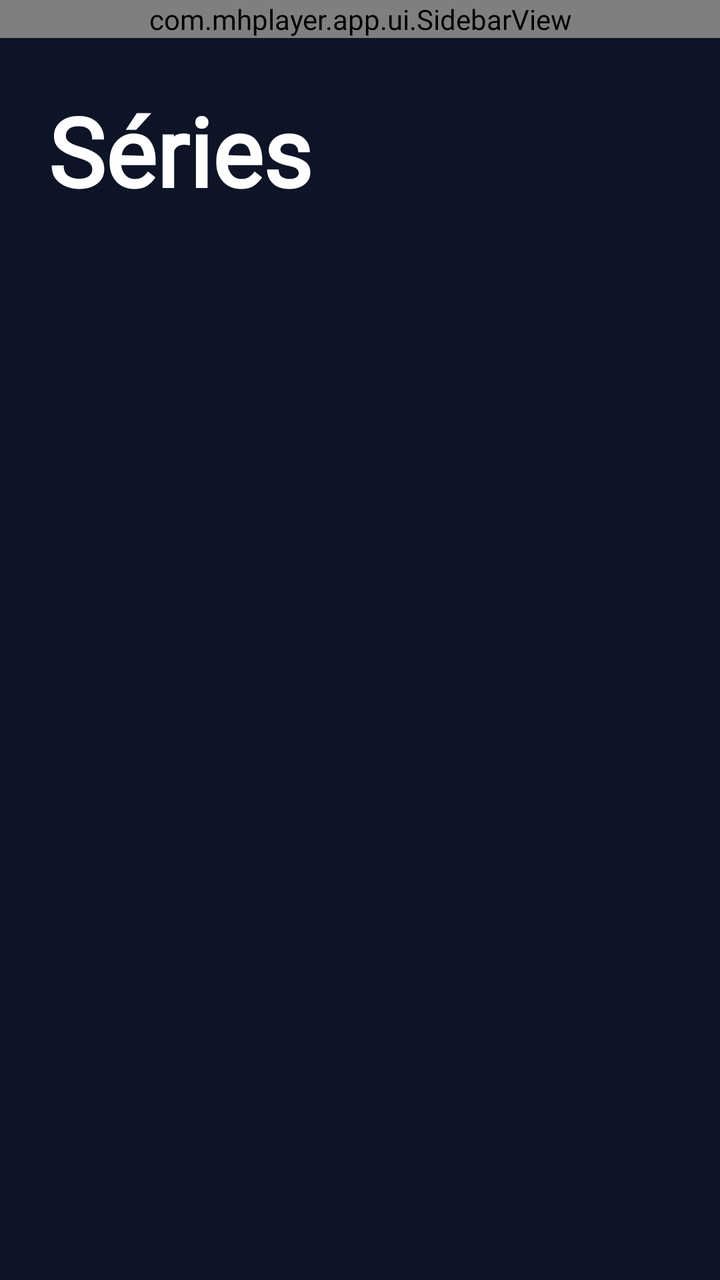
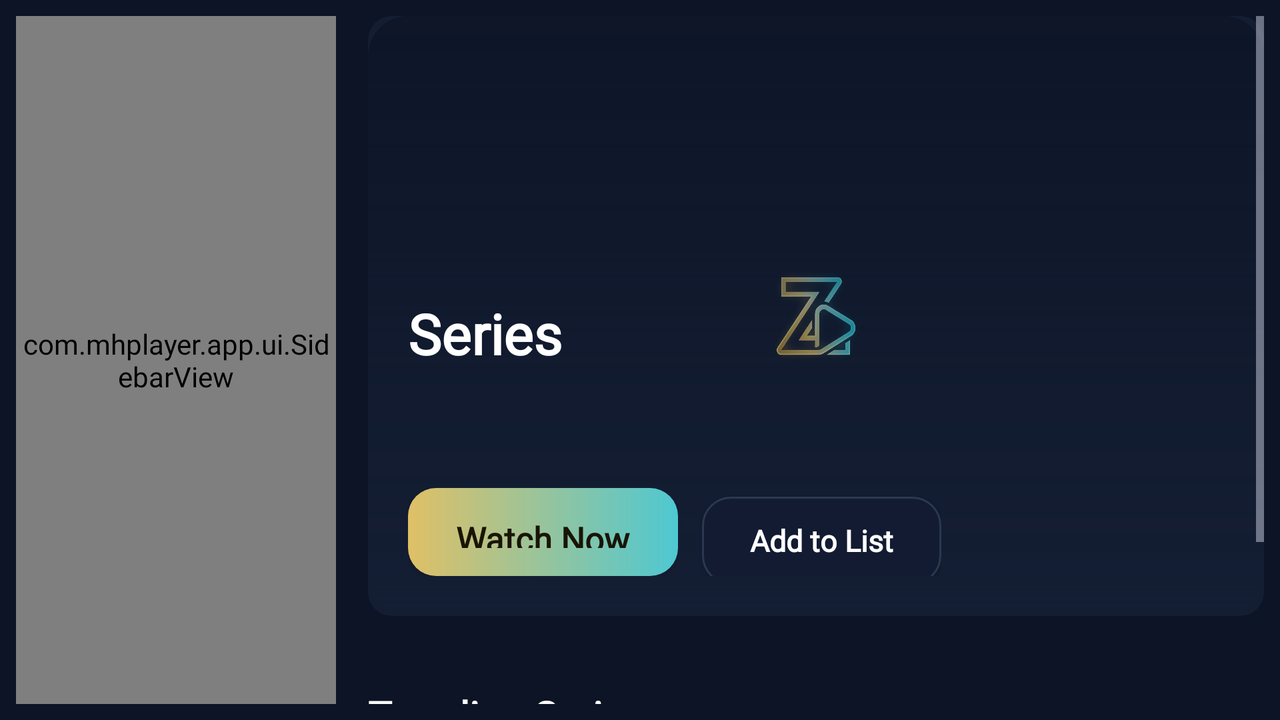

One screen, two layout resources from the same app: the default and the repository's alternative for another configuration. Each is rendered where Android would select it; the XML of both is given below.
<!-- AndroidManifest.xml: application theme Theme.MHPlayer -->
<!-- res/layout/fragment_series.xml -->
<?xml version="1.0" encoding="utf-8"?>
<LinearLayout xmlns:android="http://schemas.android.com/apk/res/android"
    android:layout_width="match_parent"
    android:layout_height="match_parent"
    android:orientation="vertical"
    android:background="@color/color_background">

    <com.mhplayer.app.ui.SidebarView
        android:id="@+id/sidebar"
        android:layout_width="match_parent"
        android:layout_height="wrap_content" />

    <LinearLayout
        android:layout_width="match_parent"
        android:layout_height="match_parent"
        android:orientation="vertical"
        android:paddingStart="24dp"
        android:paddingEnd="24dp"
        android:paddingTop="24dp">

        <TextView
            android:id="@+id/screenTitle"
            android:layout_width="wrap_content"
            android:layout_height="wrap_content"
            android:text="Séries"
            android:textSize="48sp"
            android:textStyle="bold"
            android:textColor="@color/color_text_primary" />

        <androidx.recyclerview.widget.RecyclerView
            android:id="@+id/chipList"
            android:layout_width="match_parent"
            android:layout_height="40dp"
            android:layout_marginTop="24dp" />

        <androidx.recyclerview.widget.RecyclerView
            android:id="@+id/gridList"
            android:layout_width="match_parent"
            android:layout_height="0dp"
            android:layout_weight="1"
            android:layout_marginTop="24dp" />

        <TextView
            android:id="@+id/emptyText"
            android:layout_width="match_parent"
            android:layout_height="wrap_content"
            android:layout_marginTop="48dp"
            android:gravity="center"
            android:text="Aucun contenu"
            android:textSize="20sp"
            android:textColor="@color/color_text_muted"
            android:visibility="gone" />
    </LinearLayout>
</LinearLayout>
<!-- resources referenced by this layout -->
<resources>
  <color name="color_background">@color/zeno_bg</color>
  <color name="color_text_muted">@color/zeno_text_muted</color>
  <color name="color_text_primary">@color/zeno_text_primary</color>
  <style name="Theme.MHPlayer" parent="Theme.AppCompat.NoActionBar">
          <item name="colorPrimary">@color/zeno_gold</item>
          <item name="colorPrimaryDark">@color/zeno_bg_deep</item>
          <item name="colorAccent">@color/zeno_cyan</item>
          <item name="android:windowBackground">@color/zeno_bg</item>
          <item name="android:textColorPrimary">@color/zeno_text_primary</item>
          <item name="android:textColorSecondary">@color/zeno_text_secondary</item>
          <item name="android:statusBarColor">@color/zeno_bg</item>
          <item name="android:navigationBarColor">@color/zeno_bg</item>
          <item name="android:windowLightStatusBar">false</item>
          <item name="android:fontFamily">@font/poppins</item>
          <item name="fontFamily">@font/poppins</item>
      </style>
  <color name="zeno_bg">#0C1426</color>
  <color name="zeno_text_muted">#8B94A9</color>
  <color name="zeno_text_primary">#FFFFFF</color>
  <color name="zeno_gold">#E0C066</color>
  <color name="zeno_bg_deep">#030E2C</color>
  <color name="zeno_cyan">#4EC8D2</color>
  <color name="zeno_text_secondary">#C3CADB</color>
</resources>
<!-- res/layout-land/fragment_series.xml (the repository's variant of the layout above) -->
<!-- drawn on the phone turned sideways -->
<?xml version="1.0" encoding="utf-8"?>
<LinearLayout xmlns:android="http://schemas.android.com/apk/res/android"
    android:layout_width="match_parent"
    android:layout_height="match_parent"
    android:orientation="horizontal"
    android:background="@color/zeno_bg"
    android:padding="@dimen/screen_padding">

    <com.mhplayer.app.ui.SidebarView
        android:id="@+id/sidebar"
        android:layout_width="@dimen/sidebar_width"
        android:layout_height="match_parent" />

    <ScrollView
        android:layout_width="0dp"
        android:layout_height="match_parent"
        android:layout_weight="1"
        android:layout_marginStart="@dimen/content_margin_left">

        <LinearLayout
            android:layout_width="match_parent"
            android:layout_height="wrap_content"
            android:orientation="vertical">

            
            <FrameLayout
                android:layout_width="match_parent"
                android:layout_height="@dimen/banner_height">

                <ImageView
                    android:id="@+id/bannerImage"
                    android:layout_width="match_parent"
                    android:layout_height="match_parent"
                    android:scaleType="centerCrop"
                    android:background="@drawable/poster_placeholder"
                    android:contentDescription="@null" />

                <View
                    android:layout_width="match_parent"
                    android:layout_height="match_parent"
                    android:background="@drawable/bg_hero_scrim" />

                <LinearLayout
                    android:layout_width="match_parent"
                    android:layout_height="wrap_content"
                    android:layout_gravity="bottom"
                    android:orientation="vertical"
                    android:padding="20dp">

                    <TextView
                        android:id="@+id/bannerTitle"
                        android:layout_width="wrap_content"
                        android:layout_height="wrap_content"
                        android:text="Series"
                        android:textSize="28sp"
                        android:textStyle="bold"
                        android:fontFamily="@font/poppins"
                        android:textColor="@color/zeno_text_primary" />

                    <TextView
                        android:id="@+id/bannerMeta"
                        android:layout_width="wrap_content"
                        android:layout_height="wrap_content"
                        android:layout_marginTop="4dp"
                        android:textSize="14sp"
                        android:textStyle="bold"
                        android:fontFamily="@font/poppins"
                        android:textColor="@color/zeno_gold" />

                    <TextView
                        android:id="@+id/bannerDescription"
                        android:layout_width="match_parent"
                        android:layout_height="wrap_content"
                        android:layout_marginTop="6dp"
                        android:maxLines="2"
                        android:ellipsize="end"
                        android:textSize="13sp"
                        android:fontFamily="@font/poppins"
                        android:textColor="@color/zeno_text_secondary" />

                    <LinearLayout
                        android:layout_width="wrap_content"
                        android:layout_height="wrap_content"
                        android:layout_marginTop="12dp"
                        android:orientation="horizontal">

                        <Button
                            android:id="@+id/watchNowButton"
                            android:layout_width="wrap_content"
                            android:layout_height="44dp"
                            android:paddingStart="24dp"
                            android:paddingEnd="24dp"
                            android:text="@string/movies_watch_now"
                            android:focusable="true"
                            style="@style/Widget.Zeno.Button.Primary" />

                        <Button
                            android:id="@+id/addToListButton"
                            android:layout_width="wrap_content"
                            android:layout_height="44dp"
                            android:layout_marginStart="12dp"
                            android:paddingStart="24dp"
                            android:paddingEnd="24dp"
                            android:text="@string/movies_add_list"
                            android:focusable="true"
                            style="@style/Widget.Zeno.Button.Secondary" />
                    </LinearLayout>
                </LinearLayout>
            </FrameLayout>

            
            <androidx.recyclerview.widget.RecyclerView
                android:id="@+id/chipList"
                android:layout_width="match_parent"
                android:layout_height="wrap_content"
                android:layout_marginTop="16dp"
                android:orientation="horizontal" />

            
            <TextView
                android:id="@+id/row1Title"
                android:layout_width="wrap_content"
                android:layout_height="wrap_content"
                android:layout_marginTop="20dp"
                android:text="@string/series_trending"
                android:textSize="20sp"
                android:textStyle="bold"
                android:fontFamily="@font/poppins"
                android:textColor="@color/zeno_text_primary" />

            <androidx.recyclerview.widget.RecyclerView
                android:id="@+id/row1List"
                android:layout_width="match_parent"
                android:layout_height="wrap_content"
                android:layout_marginTop="12dp"
                android:orientation="horizontal" />

            
            <TextView
                android:id="@+id/row2Title"
                android:layout_width="wrap_content"
                android:layout_height="wrap_content"
                android:layout_marginTop="20dp"
                android:text="@string/series_drama"
                android:textSize="20sp"
                android:textStyle="bold"
                android:fontFamily="@font/poppins"
                android:textColor="@color/zeno_text_primary" />

            <androidx.recyclerview.widget.RecyclerView
                android:id="@+id/row2List"
                android:layout_width="match_parent"
                android:layout_height="wrap_content"
                android:layout_marginTop="12dp"
                android:layout_marginBottom="16dp"
                android:orientation="horizontal" />

            <TextView
                android:id="@+id/emptyText"
                android:layout_width="match_parent"
                android:layout_height="wrap_content"
                android:layout_marginTop="24dp"
                android:gravity="center"
                android:text="@string/vod_no_poster"
                android:textSize="14sp"
                android:fontFamily="@font/poppins"
                android:textColor="@color/zeno_text_muted"
                android:visibility="gone" />

        </LinearLayout>
    </ScrollView>
</LinearLayout>
<!-- resources referenced by the variant -->
<!-- as the phone turned sideways resolves them -->
<resources>
  <color name="zeno_bg">#0C1426</color>
  <color name="zeno_gold">#E0C066</color>
  <color name="zeno_text_muted">#8B94A9</color>
  <color name="zeno_text_primary">#FFFFFF</color>
  <color name="zeno_text_secondary">#C3CADB</color>
  <dimen name="banner_height">300dp</dimen>
  <dimen name="content_margin_left">16dp</dimen>
  <dimen name="screen_padding">8dp</dimen>
  <dimen name="sidebar_width">160dp</dimen>
  <!-- drawable bg_hero_scrim (drawable) -->
  <?xml version="1.0" encoding="utf-8"?>
  <shape xmlns:android="http://schemas.android.com/apk/res/android" android:shape="rectangle">
      <gradient
          android:angle="90"
          android:startColor="#000C1426"
          android:endColor="#E60C1426" />
      <corners android:radius="20dp" />
  </shape>
  <!-- drawable poster_placeholder (drawable) -->
  <?xml version="1.0" encoding="utf-8"?>
  <layer-list xmlns:android="http://schemas.android.com/apk/res/android">
      <item>
          <shape android:shape="rectangle">
              <solid android:color="@color/zeno_card" />
              <corners android:radius="12dp" />
          </shape>
      </item>
      <item
          android:width="48dp"
          android:height="48dp"
          android:gravity="center"
          android:drawable="@drawable/logo_zeno" />
  </layer-list>
  <string name="movies_add_list">Add to List</string>
  <string name="movies_watch_now">Watch Now</string>
  <string name="series_drama">Drama &amp; Fantasy</string>
  <string name="series_trending">Trending Series</string>
  <string name="vod_no_poster">No poster</string>
  <style name="Widget.Zeno.Button.Primary" parent="Widget.AppCompat.Button">
          <item name="android:background">@drawable/bg_button_primary_modern</item>
          <item name="android:textColor">@color/zeno_text_on_gradient</item>
          <item name="android:textSize">17sp</item>
          <item name="android:textStyle">bold</item>
          <item name="android:fontFamily">@font/poppins</item>
          <item name="android:textAllCaps">false</item>
          <item name="android:paddingTop">14dp</item>
          <item name="android:paddingBottom">14dp</item>
      </style>
  <style name="Widget.Zeno.Button.Secondary" parent="Widget.AppCompat.Button">
          <item name="android:background">@drawable/bg_button_secondary</item>
          <item name="android:textColor">@color/zeno_text_primary</item>
          <item name="android:textSize">15sp</item>
          <item name="android:textStyle">bold</item>
          <item name="android:fontFamily">@font/poppins</item>
          <item name="android:textAllCaps">false</item>
      </style>
  <color name="zeno_card">#141E33</color>
  <!-- drawable bg_button_primary_modern (drawable) -->
  <?xml version="1.0" encoding="utf-8"?>
  <shape xmlns:android="http://schemas.android.com/apk/res/android" android:shape="rectangle">
      <gradient
          android:angle="0"
          android:startColor="@color/zeno_gold"
          android:endColor="@color/zeno_cyan"
          android:type="linear" />
      <corners android:radius="14dp" />
  </shape>
  <color name="zeno_text_on_gradient">#1A1405</color>
  <!-- drawable bg_button_secondary (drawable) -->
  <?xml version="1.0" encoding="utf-8"?>
  <shape xmlns:android="http://schemas.android.com/apk/res/android" android:shape="rectangle">
      <solid android:color="@color/zeno_panel" />
      <stroke android:width="1dp" android:color="@color/zeno_input_border" />
      <corners android:radius="14dp" />
  </shape>
  <color name="zeno_bg_deep">#030E2C</color>
  <color name="zeno_cyan">#4EC8D2</color>
  <color name="zeno_panel">#121B31</color>
  <color name="zeno_input_border">#2A3852</color>
  <!-- some entries are left out for length -->
</resources>
